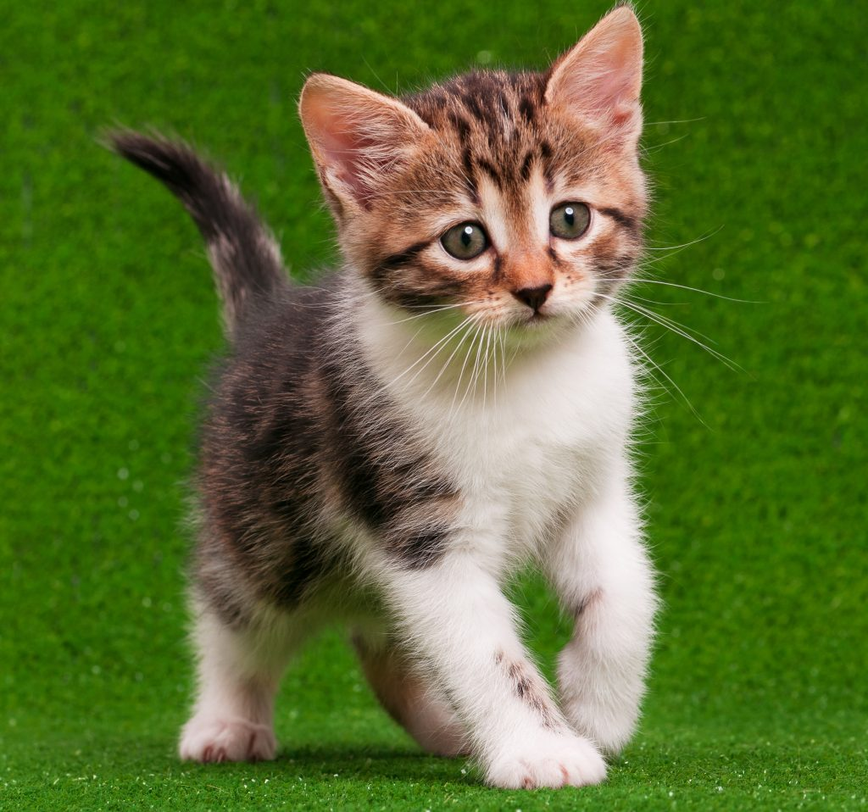
#> input picture image.png, 868 x 812 px, shrunk from 1024 x 958 before the run
$ python rotate.py
#> lines starting #> are read from the running program, lines starting #| are printed output that depends on the picture
import cv2
img = cv2.imread('image.png')
#> img is the input picture: shape (812, 868, 3); mean B, G, R 49.7, 111.2, 90.9
angle = 45
h, w = img.shape[:2]
#> h = 812; w = 868
M = cv2.getRotationMatrix2D((w/2, h/2), angle, 1)
rotated_img = cv2.warpAffine(img, M, (w, h))
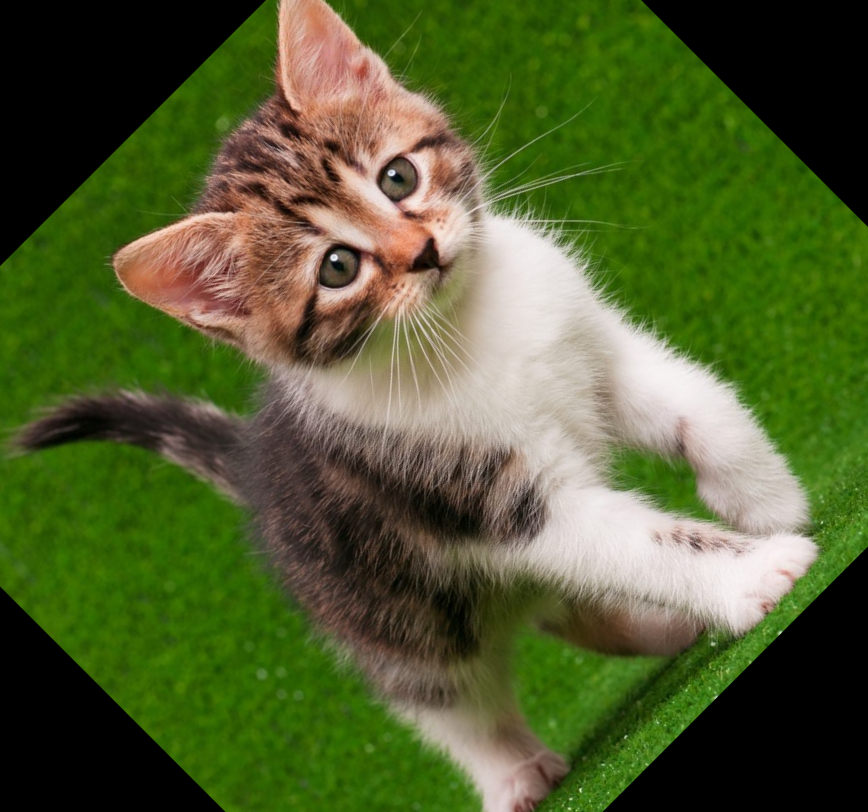
#> rotated_img: shape (812, 868, 3); mean B, G, R 48, 93.5, 81.4
cv2.imshow('Original Image', img)
cv2.imshow('Rotated Image', rotated_img)
cv2.waitKey(0)
cv2.destroyAllWindows()
